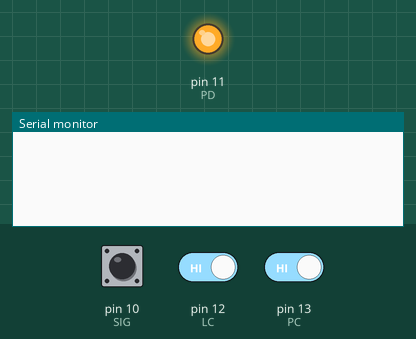
Bench run of a sketch on a simulated Arduino Uno, built with avr-gcc and run on an emulated ATmega328P. On the bench: output pins drawn as LEDs (lit = HIGH), the last lines printed to the serial monitor. Inputs (shaded band) come from the test bench; at power-on: pin 12 (LC) HIGH, pin 10 (SIG) HIGH, pin 13 (PC) HIGH.

Above: at 1.2 s.
1.3 s: pin 12 (LC) driven LOW
At 1.56 s:
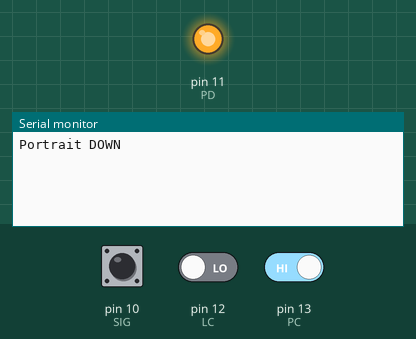
3.3 s: pin 10 (SIG) driven LOW
At 3.56 s:
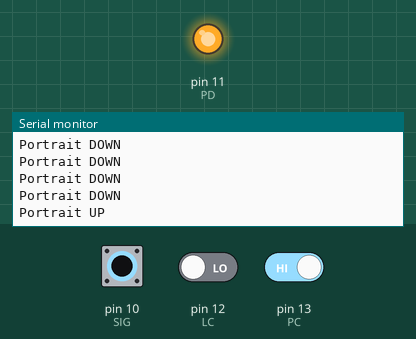
5.3 s: pin 13 (PC) driven LOW
At 5.56 s:
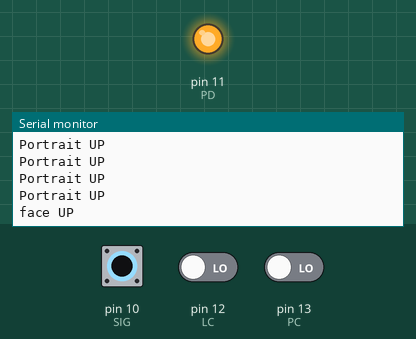
7.3 s: pin 10 (SIG) driven HIGH
At 7.56 s:
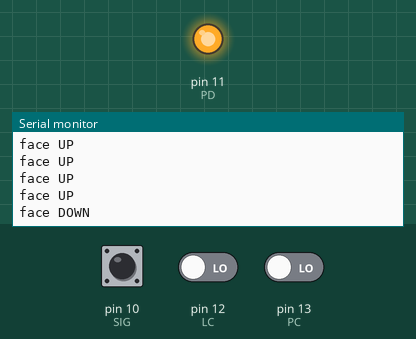
9.3 s: pin 12 (LC) driven HIGH
At 9.56 s:
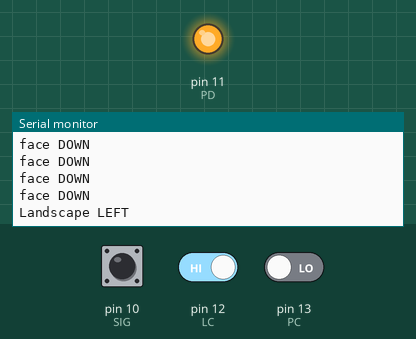
11.3 s: pin 10 (SIG) pulsed LOW 2 times (0.12 s each, 0.3 s apart)
At 11.56 s:
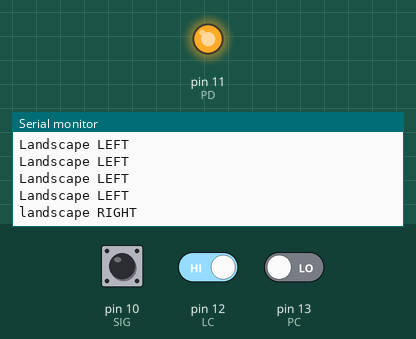

The sketch:

_3D_orientation.ino
```cpp
/******************************************************************
** Código creado en Electrónica 5Hz                              **
** www.5hz-electronica.com                                       **
** Por: Ezequías Calvillo                                        **
**                                                               **
** Descripción del código:                                       **
**                                                               **
** Ejemplo para el sensor de orientación FC30                    **
**                                                               **
** Este sensor indica de una manera sencilla la dirección        **
** en que está orientado:                                        **
** (portrait up/down, landscape left/right o face-up/down)       **
**                                                               **
*******************************************************************
Tabla de la verdad del sensor:

Pines
LC-PC-SIG-Posición
-0--0--0--FACE UP
-0--0--1--FACE DOWN
-0--1--0--PORTRAIT UP
-0--1--1--PORTRAIT DOWN
-1--0--0--LANDSCAPE LEFT
-1--0--1--LANDSCAPE RIGHT
-1--1--0--No aplica
-1--1--1--No aplica
*******************************************************************
*/

//Declaración de pines
const int SIG = 10;
const int PD = 11;
const int LC = 12;
const int PC = 13;

void setup()
{
  Serial.begin(9600);
  pinMode(PD, OUTPUT);
  digitalWrite(PD, HIGH);
  //Pone los pines Landscape, Portrait y Sign como entradas
  pinMode(LC, INPUT);
  pinMode(PC, INPUT);
  pinMode(SIG, INPUT);
}

void loop()
{
  //Lee los valores de cada pin
  boolean lc = digitalRead(LC);
  boolean pc = digitalRead(PC);
  boolean sig = digitalRead(SIG);
  //Tabla de la verdad para conocer la orientación
  if(sig ==0 && lc==0 && pc==0) Serial.println("face UP");
  if(sig ==1 && lc==0 && pc==0) Serial.println("face DOWN");
  if(sig ==0 && lc==0 && pc==1) Serial.println("Portrait UP");
  if(sig ==1 && lc==0 && pc==1) Serial.println("Portrait DOWN");
  if(sig ==1 && lc==1 && pc==0) Serial.println("Landscape LEFT");
  if(sig ==0 && lc==1 && pc==0) Serial.println("landscape RIGHT");
  //Pequeño retraso
  delay(200);
}
```

Measured:
- after the input at 1.3 s, the serial monitor: prints a new line after 0.10 s (image 1)
- after the input at 3.3 s, the serial monitor: prints a new line after 0.10 s (image 2)
- after the input at 5.3 s, the serial monitor: prints a new line after 0.10 s (image 3)
- after the input at 7.3 s, the serial monitor: prints a new line after 0.10 s (image 4)
- after the input at 9.3 s, the serial monitor: prints a new line after 0.11 s (image 5)
- after the input at 11.3 s, the serial monitor: prints a new line after 0.11 s (image 6)
